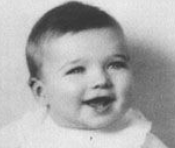
%> input picture clint_eastwood/young.png, 175 x 148 px
$ octave --eval "face_morphing_pipeline;"   (GNU Octave 9; MATLAB toolbox functions it lacks are replaced by stand-ins)
%> lines starting %> are read from the running program, lines starting %| are printed output that depends on the picture; in (x1, y1, x2, y2) boxes, pixels count from 0 and x2, y2 are one past the last pixel; in counts of white or black regions, pixels touching at a corner belong together; the program's own positions count from 1
%% Main Face Morphing Pipeline with Integrated Tests
function face_morphing_pipeline()
    % Set testing flags (1 to enable, 0 to disable)
    test_preprocessing = 1;
    test_feature_finding = 1;
    test_mesh_generation = 1;
    run_full_pipeline = 1;

    %% Test 1: Pre-processing Module
    if test_preprocessing
        fprintf('\n=== Testing Pre-processing ===\n');
        test_preprocessing_module();
    end

    %% Test 2: Feature Finding Module
    if test_feature_finding
        fprintf('\n=== Testing Feature Finding ===\n');
        test_feature_detection();
% [16 lines not run here, left out]
% [19 lines left out: function main_morphing_pipeline, not called in this run]

%% Test Functions
function test_preprocessing_module()
    % Test with sample image
    testImg = imread('young.png');
%> testImg is the input picture: size 148x175x3 uint8; min 52, max 238, mean 172.6
    faceDetector = vision.CascadeObjectDetector();

    % Test face detection and cropping
    try
        croppedFace = detectAndCropFace(testImg, faceDetector);
%> in detectAndCropFace, `bbox = detector(img);`: bbox = [46 29 100 100]
%> in detectAndCropFace, `croppedFace = imcrop(img, bbox(1,:));`:
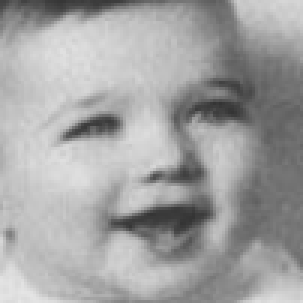
%> croppedFace: size 101x101x3 uint8 (shown 3 times larger); min 52, max 229, mean 162.6
        figure('Name','Pre-processing Test');
        subplot(1,2,1), imshow(testImg), title('Original Image');
        subplot(1,2,2), imshow(croppedFace), title('Cropped Face');
        fprintf('Pre-processing test passed: Face detected and cropped\n');
    catch
        warning('Pre-processing test failed: No face detected');
    end
end

function test_feature_detection()
    % Attempt to load auto-saved cropped face
    try
        testFace = imread('cropped_face.jpg');
%> testFace: size 101x101x3 uint8; min 48, max 230, mean 162.6
        fprintf('Loaded previously cropped face\n');
    catch
        % Generate new face if no saved crop exists
        fprintf('No saved face found - processing new image\n');
        testFace = imread('young.png');
        faceDetector = vision.CascadeObjectDetector();
        testFace = detectAndCropFace(testFace, faceDetector);
        testFace = imresize(testFace, [500 500]);
    end

    % Detect features
    features = detectFacialFeatures(testFace);

    % Visualization
    figure('Name','Feature Detection Test');
    imshow(testFace); hold on;
    plot(features(1:2,1), features(1:2,2), 'go', 'MarkerSize', 15, 'LineWidth', 2);
    plot(features(3:4,1), features(3:4,2), 'ro', 'MarkerSize', 15, 'LineWidth', 2);
    title('Feature Detection Results');
    hold off;

    if size(features,1) == 4
        fprintf('Feature detection test passed: 4 features found\n');
    else
        warning('Feature detection test failed: Incorrect number of features');
    end
end

% [24 lines left out: function test_mesh_generation_module, not called in this run]

%% Core Algorithm Functions (Same as Previous Implementation)
% [8 lines left out: function preprocess_images, not called in this run]

function features = detectFacialFeatures(img)
    img = im2double(img);
    grayImg = rgb2gray(img);
    [eyes, ~] = detectEyes(grayImg);
    mouthCorners = detectMouth(img, eyes);
    features = [eyes; mouthCorners];
end

function [eyes, complexityMap] = detectEyes(grayImg)
    grayImg = im2double(grayImg);
    [h, w] = size(grayImg);
%> h = 101; w = 101
    windowSize = 15;
    complexityMap = zeros(h, w);
    for i = 1:h-windowSize
        for j = 1:w-windowSize
            window = grayImg(i:i+windowSize, j:j+windowSize);
            dx = diff(window, 1, 2);
            dy = diff(window, 1, 1);
            complexityMap(i,j) = sum(abs(dx(:))) + sum(abs(dy(:)));
        end
    end
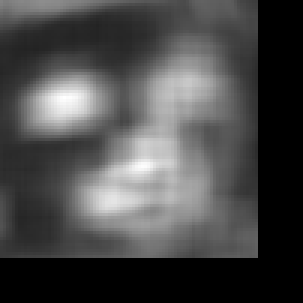
%> complexityMap: size 101x101 double (shown 3 times larger); min 0, max 25.66, mean 7.5; drawn with min black and max white
    [X, Y] = meshgrid(1:w, 1:h);
    weight = exp(-((X - w/2).^2 + (Y - h/3).^2)/(2*(w/4)^2));
    weightedMap = complexityMap .* weight;
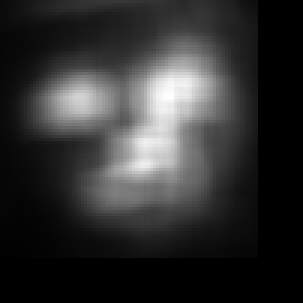
%> weightedMap: size 101x101 double (shown 3 times larger); min 0, max 18.68, mean 3.6; drawn with min black and max white
    peaks = imregionalmax(weightedMap);
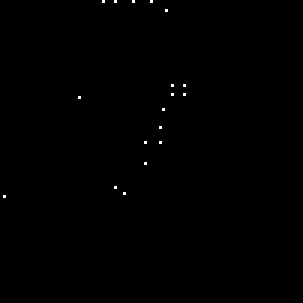
%> peaks: size 101x101 logical (shown 3 times larger); 0.18% white in thin lines or dots, all inside (x1, y1, x2, y2) = (1, 0, 62, 66)
    [y, x] = find(peaks);
%> y = 18 values from 1 to 66; x = 18 values from 2 to 62
    [~, idx] = sort(weightedMap(peaks), 'descend');
%> idx = 18 values, max 18 at index 7, min 1 at index 18, mean 9.5
    candidates = [x(idx(1:3)), y(idx(1:3))];
%> candidates = [58 32; 58 29; 62 29]
    dist = pdist2(candidates, candidates);
%> dist = [0 3 5; 3 0 4; 5 4 0]
    [row, col] = find(dist == max(dist(:)));
%> row = [3; 1]; col = [1; 3]
    eyes = candidates([row(1), col(1)], :);
%> eyes = [62 29; 58 32]
end

function mouthCorners = detectMouth(img, eyes)
%> called with eyes = [62 29; 58 32]
    img = im2double(img);
    avgEyeY = mean(eyes(:,2));
%> avgEyeY = 30.5
    roi = [1, avgEyeY, size(img,2), size(img,1)-avgEyeY];
%> roi = [1 30.5 101 70.5]
    mouthRegion = imcrop(img, roi);
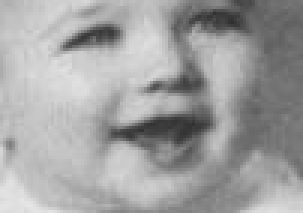
%> mouthRegion: size 71x101x3 double (shown 3 times larger); min 0.188, max 0.902, mean 0.632
    R = mouthRegion(:,:,1);
    G = mouthRegion(:,:,2);
    redness = R ./ (G + 1e-3) .* (R > G * 1.2) .* (R > 0.4);
%> redness: size 71x101 double; every value is 0
    BW = redness > max(redness(:)) * 0.8;
%> BW: size 71x101 logical; every value is 0
    stats = regionprops(BW, 'Area', 'BoundingBox');
%> stats = 0 regions
    [~, idx] = max([stats.Area]);
%> idx = []
%> (the run ends here)
